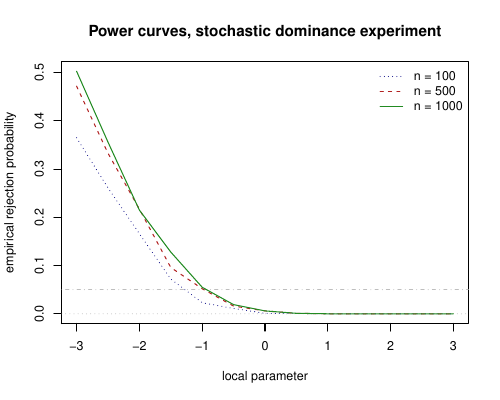

Here is the R script that generated this plot:
# Plot the power curves from the simulation experiment.

alpha <- 0.05
mu_opt <- 1
mu1.plot <- seq(-3, 3, by = 0.5)

res.list <- c("sd_sim_size100_pvals.rda", "sd_sim_size500_pvals.rda", 
              "sd_sim_size1000_pvals.rda")
colvec <- c("navyblue", "firebrick", "forestgreen")

load(res.list[3])
pow <- apply(pval.mat, 2, function(x) mean((x < alpha), na.rm = TRUE))

pdf("sd_powercurves.pdf", width = 5, height = 4)
par(cex = 0.75)
plot(mu1.plot, pow, type = "n", ylim = range(pow),
      xlab = "local parameter", ylab = "empirical rejection probability",
      main = "Power curves, stochastic dominance experiment")
abline(h = alpha, lty = 4, col = "gray")
abline(h = 0, lty = 3, col = "gray")

for (i in 1:3) {
  load(res.list[i])
  pow <- apply(pval.mat, 2, function(x) mean((x < alpha)))
  lines(mu1.plot, pow, lty = 3 - i + 1, col = colvec[i])
}
legend("topright", legend = paste("n =", c(100, 500, 1000)),
       lty = 3:1, col = colvec, bty = "n")
dev.off()
